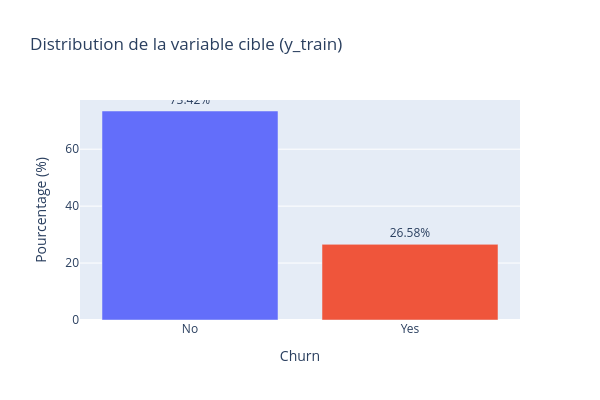

Notebook cell for this chart:
### Code cell
#Representation graphique de la distribution de la variable cible
fig = px.bar(
    target_distribution,
    x="Churn",
    y="Pourcentage",
    color="Churn",
    title="Distribution de la variable cible (y_train)"
)

#Mise en forme de la figure
fig.update_layout(
    xaxis_title="Churn",
    yaxis_title="Pourcentage (%)",
    legend_title="Churn",
    showlegend=False, 
    width=600,
    height=400
)

#Formation du texte sur les barres 
fig.update_traces(texttemplate="%{y:.2f}%", textposition="outside")

#Affichage de la figure
fig.show()

### Figure 1 — Plotly figure (JSON) as saved in the notebook; plotly's stock layout.template omitted (floating-point values rounded to 4 significant figures)
{"data": [{"hovertemplate": "Churn=%{x}<br>Pourcentage=%{y}<extra></extra>", "legendgroup": "No", "marker": {"color": "#636efa", "pattern": {"shape": ""}}, "name": "No", "orientation": "v", "showlegend": true, "textposition": "outside", "texttemplate": "%{y:.2f}%", "type": "bar", "x": ["No"], "xaxis": "x", "y": [73.42], "yaxis": "y"}, {"hovertemplate": "Churn=%{x}<br>Pourcentage=%{y}<extra></extra>", "legendgroup": "Yes", "marker": {"color": "#EF553B", "pattern": {"shape": ""}}, "name": "Yes", "orientation": "v", "showlegend": true, "textposition": "outside", "texttemplate": "%{y:.2f}%", "type": "bar", "x": ["Yes"], "xaxis": "x", "y": [26.58], "yaxis": "y"}], "layout": {"barmode": "relative", "height": 400, "legend": {"title": {"text": "Churn"}, "tracegroupgap": 0}, "showlegend": false, "title": {"text": "Distribution de la variable cible (y_train)"}, "width": 600, "xaxis": {"anchor": "y", "categoryarray": ["No", "Yes"], "categoryorder": "array", "domain": [0, 1], "title": {"text": "Churn"}}, "yaxis": {"anchor": "x", "domain": [0, 1], "title": {"text": "Pourcentage (%)"}}}}
